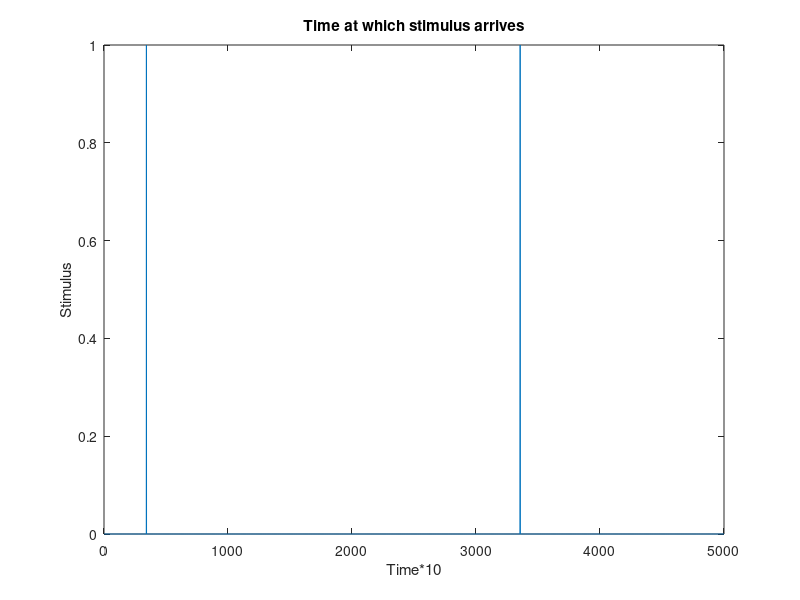

Write the MATLAB code that produced this figure. (Note: this script raises an error after producing the figure.)
i_0 = 10^-12;
w_e = 500;
tao = 15*10^-3;
tao_s = tao/4;

fr = 10; % Hz
dt = 1/10000; % s
nBins = 5000; % 10 ms spike train
spiketrain = rand(1, nBins) < fr*dt;

time = [];
for i = 1:5000
	if spiketrain(i) == 1
		time = [time; i*0.1];
	end
end	
figure,plot(spiketrain);
xlabel("Time*10");
ylabel("Stimulus");
title("Time at which stimulus arrives");
%savefig("Stimulus");
i = current(time, i_0, w_e, tao, tao_s);
t = linspace(1,5000,5000);
figure,plot(t, i);
xlabel("Time*10");
ylabel("Current ");
title("Current for Poisson Stimulus");
%savefig("Current");
aef(1,1,i);